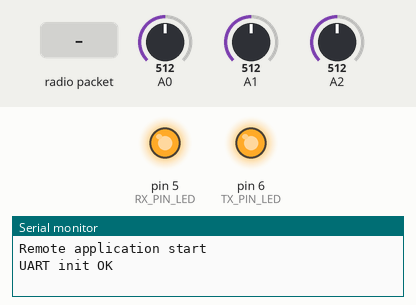
Simulated run of this sketch. Board: Arduino Uno, built with avr-gcc and run on an emulated ATmega328P. Parts: output pins drawn as LEDs (lit = HIGH), the last lines printed to the serial monitor. The inputs (shaded band) are chosen by the test bench; at power-on: A0 = 512, A1 = 512, A2 = 512. No radio packets arrive unless stated.

Above: at 0.1 s.
At 1.4 s:
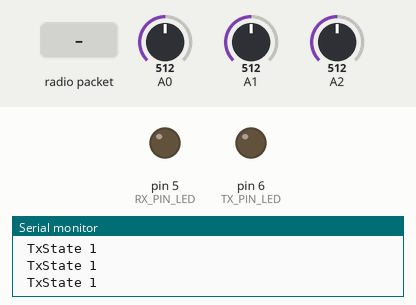
1.5 s: radio packet "1" arrives
Timing chart, 0 to 4.5 s (numbered marks = the images above; inputs shaded):
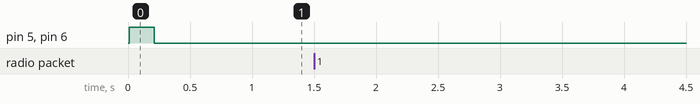

The sketch:

Remote.ino
```cpp
/* Remote */


/* Libraries */

#include <SPI.h>
#include <nRF24L01.h>
#include <RF24.h>

/* Directives and Macros */
#define PIPE_ADDRESS_SIZE  5    //Only 5 byte!
#define BUFFER_SIZE        4    //Size of TX and RX buffers //zmniejszone do 4 bajtów zeby przyspiszysc transmisję i nie wysylac pustych bitow


#define UART_SPEED_48    4800   //UART speeds
#define UART_SPEED_96    9600
#define UART_SPEED_288   28800
#define UART_SPEED_115   115200

#define TX_PIN_LED 6            //Pins numbers
#define RX_PIN_LED 5

/* Variables */
boolean RxState = false;
boolean TxState = false;

boolean RxRole = false;
boolean TxRole = true;

uint8_t globalTimeOut = 32;
uint8_t TxCounter = 0x00;
uint8_t RxCounter = 0x00;
uint8_t ToTxCounter = 0x0A;
uint8_t ToRxCounter = 0x0F;

//uint32_t TxTimeExecute = 0;
//uint32_t RxTimeExecute = 0;

uint16_t blinkTime = 200;

/* Arrays */
uint8_t TxBuffer[BUFFER_SIZE];
uint8_t RxBuffer[BUFFER_SIZE];

uint8_t TxAddresses[PIPE_ADDRESS_SIZE] = {0x0A, 0x0A, 0x0A, 0x0A, 0x01};  //TX pipeline address
uint8_t RxAddresses[PIPE_ADDRESS_SIZE] = {0x0B, 0x0B, 0x0B, 0x0B, 0x02};  //RX pipeline address

/* Prototypes */
boolean doubleBlink(uint8_t ledPin_1, uint8_t ledPin_2, uint16_t blinkTime);
void bufferReset(uint8_t *buf, uint8_t bufSize);

RF24 remote(7, 8);

void setup() {
  /* UART init */
  Serial.begin(UART_SPEED_115, SERIAL_8E1);                        //UART 8 bits with EVEN mode - że bit parzystości
  Serial.println("\nRemote application start\nUART init OK\n");
  delay(10);

  /* GPIO init */
  pinMode(TX_PIN_LED, OUTPUT);
  pinMode(RX_PIN_LED, OUTPUT);
  doubleBlink(TX_PIN_LED, RX_PIN_LED, blinkTime);
  Serial.println("\nLEDs init OK \nTX LED pin: 6 \nRX LED pin: 5 \n");
  delay(10);

  /* nRF24L01+ init */
  remote.begin();
  remote.openWritingPipe(TxAddresses);
  remote.openReadingPipe(1, RxAddresses);
  remote.setPALevel(RF24_PA_MIN);
  remote.stopListening();
  Serial.println("\nNRF24 init OK\n Set TX and RX pipeline addresses\n");
  delay(10);

  /* Clean buffers */
  bufferReset(TxBuffer, sizeof(TxBuffer));
  bufferReset(RxBuffer, sizeof(RxBuffer));
  Serial.println("\nTX and RX buffers RESET OK\n");

}

void loop() {

 delay(100);
  /* Start transmit */

  if (TxRole) { //if module is in transmitter mode
    remote.stopListening();
    TxBuffer[0] = map( analogRead(A0), 0, 1023, 0, 255);
    TxBuffer[1] = map( analogRead(A1), 0, 1023, 0, 255);
    TxBuffer[2] = map( analogRead(A2), 0, 1023, 0, 255);
    TxBuffer[3] = 0x00;

    digitalWrite(TX_PIN_LED, HIGH);                     //TX LED ON
    TxCounter++;
    TxState = remote.write(TxBuffer, BUFFER_SIZE);      //transmit TxBuffer content and status transmission save
    Serial.println("\n TxState " + String(TxState) + "\n");
    digitalWrite(TX_PIN_LED, LOW);                       //TX LED OFF

    if (TxCounter == ToRxCounter) {
      RxRole = true; TxRole = false;
      Serial.println("\nChange role from TX to RX\nTxCounter: " + String(TxCounter));
      TxCounter = 0;

      TxBuffer[3] = 0x0F;   //cmd to changes role of Slave
      uint8_t counter = 0;
      do {
        digitalWrite(TX_PIN_LED, HIGH);
        counter++;
        TxState = remote.write(TxBuffer, BUFFER_SIZE);
        Serial.println("\nTransmitting role chage CMD");
        digitalWrite(TX_PIN_LED, LOW);

        if (counter == globalTimeOut) {                     //timeOut
          TxState = true;                  //to end of do while
          TxRole = true; RxRole = false;   //recovery roles
        }
      } while (!TxState);
    }
  }
  /* End of transmit */

  /* Start receive */
  if (RxRole) {
    remote.startListening();
    digitalWrite(RX_PIN_LED, HIGH);
    if (remote.available()) {
      remote.read(RxBuffer, BUFFER_SIZE);
      Serial.print("\nRX Buffer print " + String(RxBuffer[0]));
      Serial.print("\nRX Buffer print " + String(RxBuffer[1]));
      Serial.print("\nRX Buffer print " + String(RxBuffer[2]));
      Serial.print("\nRX Buffer print " + String(RxBuffer[3]));
    }
    digitalWrite(RX_PIN_LED, LOW);

    if (RxBuffer[3] == 0x0F) {
      RxRole = false; TxRole = true;
      Serial.println("\nChange role from RX to TX\n Change CMD: " + String(RxBuffer[3]));
      RxBuffer[3] = 0x00;
    }
  }
  /* End of receive */
}
//End of loop()


/* Functions */

/* Blink two LEDs */
boolean doubleBlink(uint8_t ledPin_1, uint8_t ledPin_2, uint16_t blinkTime) {
  if ( ((ledPin_1 < 0) || (ledPin_1 > 13)) || ((ledPin_2 < 0) || (ledPin_2 > 13)) ) {
    return false;
  }
  if ( blinkTime > 10000) {   //jezeli wieksze do 10 sek
    blinkTime = 2000;
  }

  if ( digitalRead(ledPin_1) == HIGH || digitalRead(ledPin_2) == HIGH ) {       // high high
    digitalWrite(ledPin_1, LOW);  digitalWrite(ledPin_2, LOW);
    delay(blinkTime);
    digitalWrite(ledPin_1, HIGH); digitalWrite(ledPin_2, HIGH);
    return true;

  } else if ( digitalRead(ledPin_1) == LOW || digitalRead(ledPin_2) == LOW ) {    //low low
    digitalWrite(ledPin_1, HIGH); digitalWrite(ledPin_2, HIGH);
    delay(blinkTime);
    digitalWrite(ledPin_1, LOW);  digitalWrite(ledPin_2, LOW);
    return true;

  } else if ( digitalRead(ledPin_1) == LOW || digitalRead(ledPin_2) == HIGH) {    //low high
    digitalWrite(ledPin_1, HIGH); digitalWrite(ledPin_2, LOW);
    delay(blinkTime);
    digitalWrite(ledPin_1, LOW);  digitalWrite(ledPin_2, HIGH);
    return true;

  } else if ( digitalRead(ledPin_1) == HIGH || digitalRead(ledPin_2) == LOW ) {   //high low
    digitalWrite(ledPin_1, LOW); digitalWrite(ledPin_2, HIGH);
    delay(blinkTime);
    digitalWrite(ledPin_1, HIGH);  digitalWrite(ledPin_2, LOW);
    return true;
  } else {
    return false;
  }
}

/* Clean arrays functions */
void bufferReset(uint8_t *buf, uint8_t bufSize) {            //Funkcja resetowanai bufora
  for (uint8_t i = 0; i < bufSize; i++) {
    buf[i] = 0;
  }
}
```
